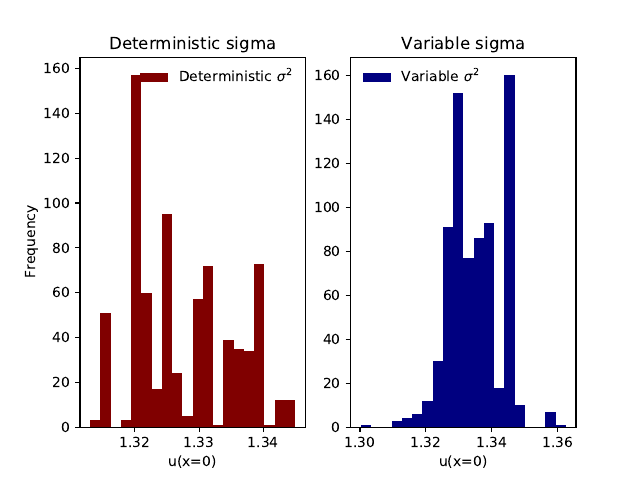

Here is the Python script that generated this plot:
import pdb
import numpy as np 
import scipy as sp
import Sub_data as Sub
import pandas as pd
from scipy.stats import multivariate_normal, gamma
import matplotlib.pyplot as plt
from pandas.plotting import scatter_matrix

## Variable Definition
ktrue, xgrid, xobserved, Uobserved = Sub.load_data()

num_deg = 10                    # Value of d
num_MCMC = 1500                 # Number of MC steps
sigma_ep = np.sqrt(10**(-4))
F_vec = -1.0
s_vec = Sub.source(x_vec = xobserved)
rightbc_vec = 1.0
cov_ep_mat = sigma_ep**2 * np.eye(num_deg, dtype = float)
burn_in = int(num_MCMC / 2)
gamma_a = 1E0
gamma_b = 1E-4
gamma_vec = np.array([gamma_a, gamma_b])

## Adaptive Monte Carlo
_, z_mat = Sub.adaptive_MC(num_MCMC, num_deg, xobserved, Uobserved, sigma_epsilon = sigma_ep, right_bc = rightbc_vec, epsil = 0.05)
_, z_mat_2, sigma_sq = Sub.adaptive_MC_epsilon(num_MCMC, num_deg, xobserved, Uobserved, right_bc = rightbc_vec, epsil = 0.05, gamma_1 = gamma_vec[0], gamma_2 = gamma_vec[1])

k_vec = np.exp(Sub.Y_n(xobserved, z_mat[-1, :], n = num_deg))
# k_org = np.exp(Sub.Y_n(xobserved, z_org[0, :], n = num_deg))

num_rows, num_cols = z_mat.shape
k_mat = np.zeros((num_rows, len(xobserved)))
k_mat_2 = np.zeros((num_rows, len(xobserved)))
u_mat = np.zeros((num_rows, len(xobserved)))
u_mat_2 = np.zeros((num_rows, len(xobserved)))

for k1 in range(num_rows):
    k_mat[k1, :] = np.exp(Sub.Y_n(xobserved, z_mat[k1, :], n = num_deg))
    k_mat_2[k1, :] = np.exp(Sub.Y_n(xobserved, z_mat_2[k1, :], n = num_deg))
    u_mat[k1, :] = Sub.diffusioneqn(xobserved, F = F_vec, k = k_mat[k1, :], source = s_vec, rightbc = rightbc_vec)
    u_mat_2[k1, :] = Sub.diffusioneqn(xobserved, F = F_vec, k = k_mat_2[k1, :], source = s_vec, rightbc = rightbc_vec)

u_vec = u_mat[:, 0]
u_vec_2 = u_mat_2[:, 0]

k_mean = np.mean(k_mat, axis = 0)
k_std = np.sqrt(np.var(k_mat, axis = 0))

# Data Visualization
fig_a, (ax_a, ax_b) = plt.subplots(nrows = 1, ncols = 2)
ax_a.hist(u_vec[burn_in:], bins = 20, color = 'maroon', label = 'Deterministic $\sigma^2$')
ax_b.hist(u_vec_2[burn_in:], bins = 20, color = 'navy', label = 'Variable $\sigma^2$')
ax_a.legend(frameon = False)
ax_b.legend(frameon = False)
ax_a.set_ylabel('Frequency')
ax_a.set_xlabel('u(x=0)') 
ax_b.set_xlabel('u(x=0)') 
ax_a.set_title('Deterministic sigma')
ax_b.set_title('Variable sigma')

plt.savefig('Q1c.pdf')

plt.tight_layout()
plt.show()
# 

